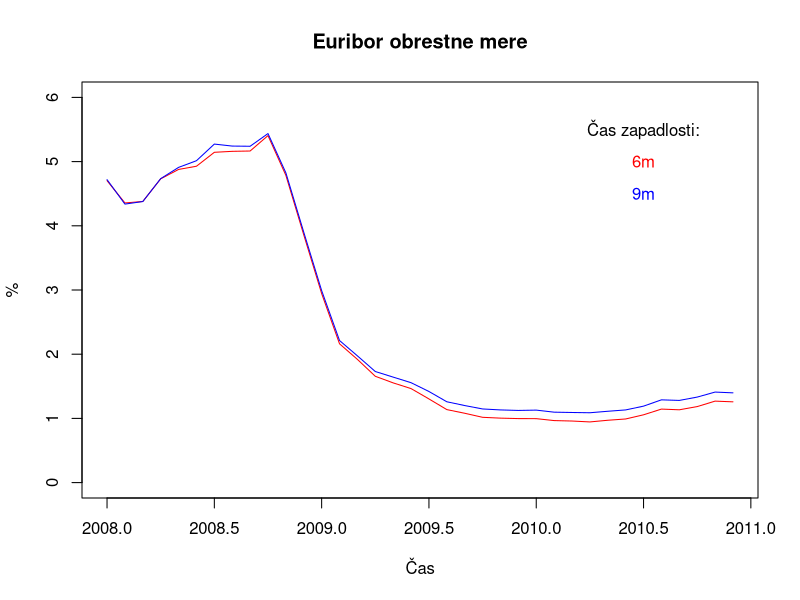
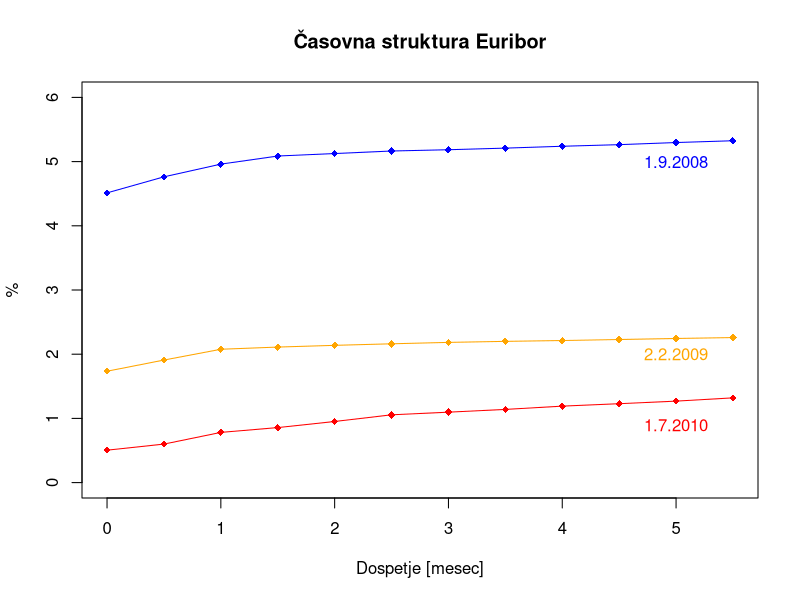
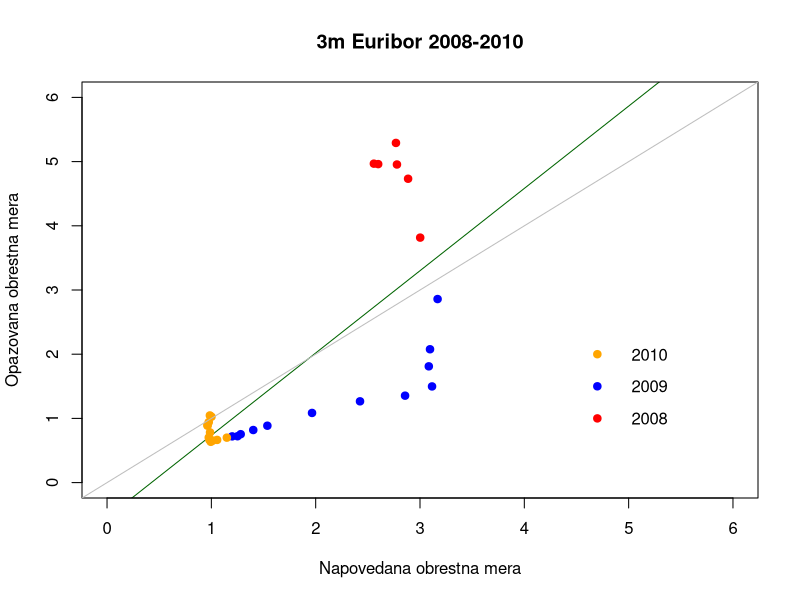
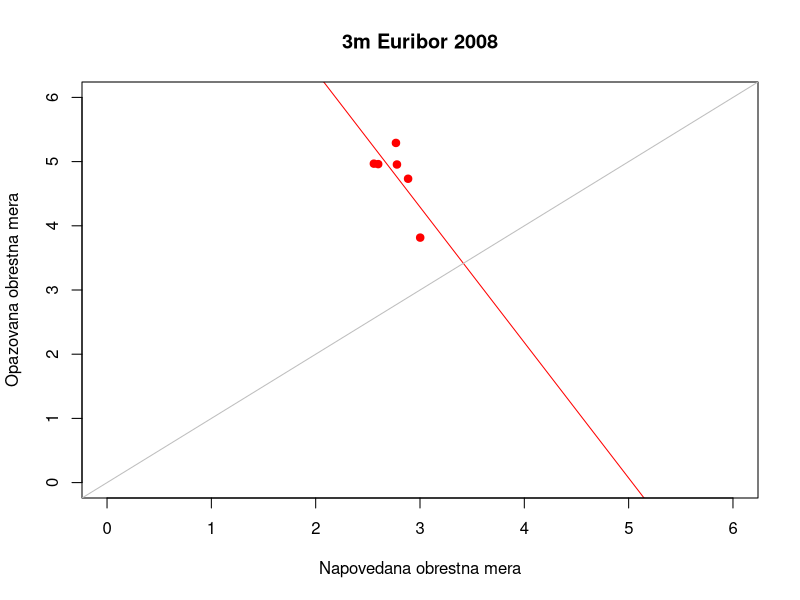
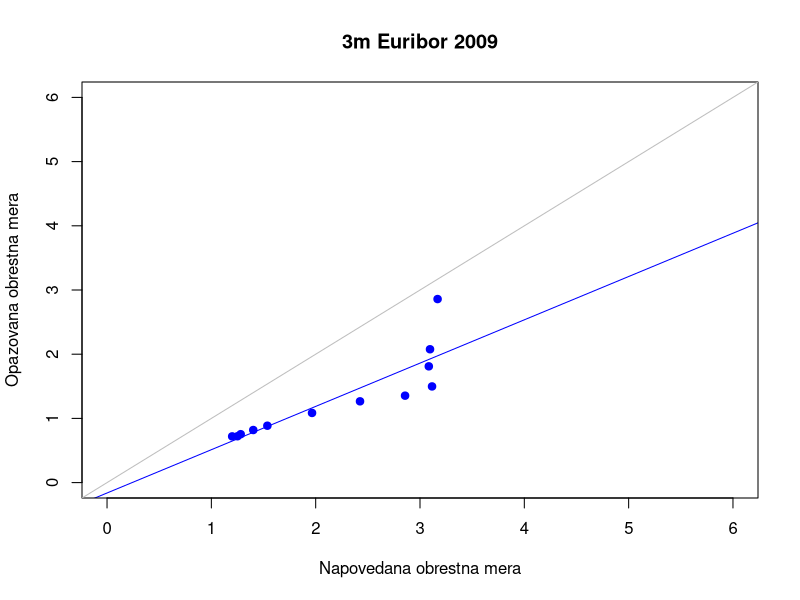
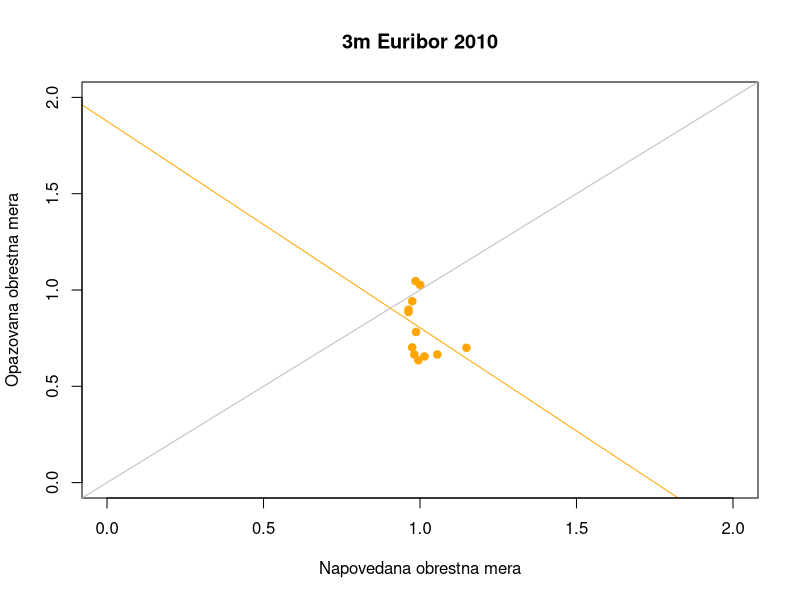

Write the R code that produced these figures, in order.
# Finančni praktikum: OBRESTNW KRIVULJE, Ana Golob


# 1. Naloga:
# b) Tabele s podatki Euribor za leta 2008, 2009 in 2010:

euribor2008 <- read.table("Copyofhist_EURIBOR_2008.txt", header = TRUE, dec = '.')
tabela2008 <- euribor2008[, c(1,23,44,63,85,106,127,150,171,193,216,236)]
tabela2008 <- t(tabela2008)
#View(tabela2008)

euribor2009 <- read.table("Copyofhist_EURIBOR_2009.txt", header = TRUE, dec = '.')
tabela2009 <- euribor2009[, c(1,22,42,64,84,104,126,149,170,192,214,235)]
tabela2009 <- t(tabela2009)
#View(tabela2009)

euribor2010 <- read.table("Copyofhist_EURIBOR_2010.txt", header = TRUE, dec = '.')
tabela2010 <- euribor2010[, c(1,21,41,64,84,105,127,149,171,193,214,236)]
tabela2010 <- t(tabela2010)
#View(tabela2010)

# Združena tabela: izbrala sem 6. in 9. mesec.

tabela <- rbind(tabela2008, tabela2009, tabela2010)
#View(tabela)

mojiMeseci <- tabela[, c(9, 12)]
#View(mojiMeseci)


# c) Grafični prikaz tabele:

sesti <- ts(mojiMeseci[,1], start= c(2008,1),frequency = 12)
deveti <- ts(mojiMeseci[,2],start= c(2008,1), frequency = 12)

graf1 <- ts.plot(sesti, deveti, ylim=c(0,6), gpars=list(xlab= "Čas", ylab="%"),
                 col=c("red","blue"),main="Euribor obrestne mere")
graf1 <- c(text(2010.5,5.5,"Čas zapadlosti:"),text(2010.5,5,"6m",col = "red"),text(2010.5,4.5,"9m",col = "blue"))

# 2. Naloga:
izbrani <- t(tabela[c(9,14, 31),c(4:15)])
#View(izbrani)

datum1 <- ts(izbrani[,1], start = c(0,1), frequency = 2)
datum2 <- ts(izbrani[,2], start = c(0,1), frequency = 2)
datum3 <- ts(izbrani[,3], start = c(0,1), frequency = 2)
graf2 <- ts.plot(datum1, datum2, datum3, ylim=c(0,6),col=c("blue","orange","red"),
                 gpars=list(xlab= "Dospetje [mesec]", ylab="%"),main="Časovna struktura Euribor")
graf2 <- c(points(datum1, col="blue",pch=18),points(datum2,col="orange",pch=18),points(datum3,col="red",pch=18))
graf2 <- c(text(5,5,"1.9.2008",col = "blue"),text(5,2,"2.2.2009",col = "orange"),text(5,0.9,"1.7.2010",col = "red"))

# 3.Naloga: HIPOTEZA PRIČAKOVANJ TRGA

napovedi <- rep(NA,36)
for (i in 1:30){
  terminskaO = 100 * ((1 + 0.09 * mojiMeseci[i,2])/(1 + 0.06 * mojiMeseci[i,1]) - 1) / 4
  napovedi[i + 6] <- terminskaO
}
print(napovedi)


# (b) Tabela opazovane 3 mesečne obrestne mere in njene napovedi:

napoved <- cbind(mojiMeseci,tabela[,6], napovedi[1:36])
colnames(napoved) <- c("Euribor6m", "Euribor9m","Euribor3m", "napoved3m")
#View(napoved)

# (c)
xos <- c(as.vector(napoved[(7:36),4]),c(4.7, 4.7, 4.7))
yos <- c(as.vector(napoved[(7:36),3]), c(1, 1.5, 2))
regresija <- lm(as.vector(napoved[(7:36),3]) ~ as.vector(napoved[(7:36),4]))
barve <- c(rep("red",6), rep("blue",12), rep("orange", 12), c("red","blue","orange"))
graf3 <- plot(xos, yos, xlim= c(0,6),ylim= c(0,6), col=barve, xlab = "Napovedana obrestna mera",
              ylab = "Opazovana obrestna mera", main = "3m Euribor 2008-2010",pch= 19, 
              abline(regresija,col="darkgreen"))
graf3 <- abline(0,1, col="grey")
graf3 <- c(text(5.2,1,"2008"),text(5.2,1.5,"2009"),text(5.2,2,"2010"))

# (d)

# Leto 2008:
xos8 <- as.vector(napoved[(7:12),4])
yos8 <- as.vector(napoved[(7:12),3])
regresija8 <- lm(yos8 ~ xos8)

graf4 <- plot(xos8, yos8, xlim= c(0,6),ylim= c(0,6), col="red", xlab = "Napovedana obrestna mera", 
              ylab="Opazovana obrestna mera", main= "3m Euribor 2008", abline(regresija8, col="red"),pch= 19)
graf4 <- abline(0,1, col="grey")

# Leto 2009:
xos9 <- as.vector(napoved[(13:24),4])
yos9 <- as.vector(napoved[(13:24),3])
regresija9 <- lm(yos9 ~ xos9)

graf5 <- plot(xos9, yos9, xlim= c(0,6),ylim= c(0,6), col="blue", xlab = "Napovedana obrestna mera", 
              ylab="Opazovana obrestna mera", main= "3m Euribor 2009", abline(regresija9, col="blue"),pch= 19)
graf5 <- abline(0,1, col="grey")

# Leto 2010:
xos10 <- as.vector(napoved[(25:36),4])
yos10 <- as.vector(napoved[(25:36),3])
regresija10 <- lm(yos10 ~ xos10)

graf6 <- plot(xos10, yos10, xlim= c(0,2),ylim= c(0,2), col="orange", xlab = "Napovedana obrestna mera", 
              ylab="Opazovana obrestna mera", main= "3m Euribor 2010", abline(regresija10, col="orange"),pch= 19)
graf6 <- abline(0,1, col="grey")